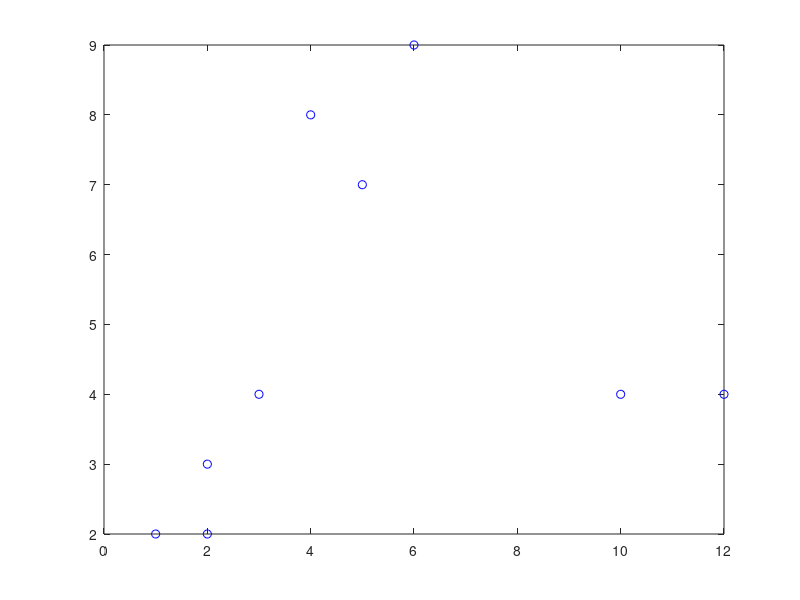

MATLAB code to generate this figure: (Note: this script raises an error after producing the figure.)
D = [1 2; 12 4; 4 8; 2 3; 5 7; 3 4; 2 2; 6 9; 10 4];
plot(D(:,1), D(:,2), 'bo');
alpha = kmeans(D,3);
P1 = D(alpha == 1,:);
P2 = D(alpha == 2,:);
P3 = D(alpha == 3,:);
hold off;
hold on;
% plot(P1(:,1), P1(:,2), 'bo');
% plot(P2(:,1), P2(:,2), 'go');
% plot(P3(:,1), P3(:,2), 'ro');

%Doppelklick der Files in Datasets um diese zu laden!
plot_clusters(D, alpha);
get_silhouette_value(X1, alpha1)
get_silhouette_value(X2, alpha2)

cluster_kmeans(X1)